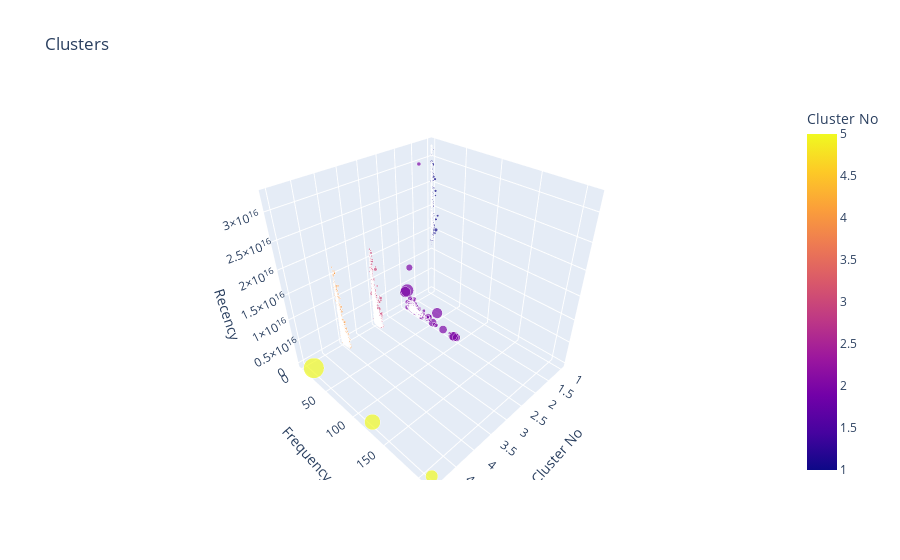

Notebook code cell kept with this figure:
### Code cell
#This can be used for interactive plots
px.scatter_3d(df_RFM.to_pandas(), 
              x='Cluster No', 
              y='Frequency', 
              z='Recency',
              size='Monetary',
              
              color='Cluster No', title='Clusters')

### Figure 1 — Plotly figure (JSON) as saved in the notebook; plotly's stock layout.template omitted (floating-point values rounded to 4 significant figures; data arrays with more than 128 entries replaced by an {"elided": "..."} marker saying what was removed)
{"data": [{"hovertemplate": "Cluster No=%{marker.color}<br>Frequency=%{y}<br>Recency=%{z}<br>Monetary=%{marker.size}<extra></extra>", "legendgroup": "", "marker": {"color": {"elided": "4297 int values"}, "coloraxis": "coloraxis", "size": {"elided": "4297 float values"}, "sizemode": "area", "sizeref": 83.33, "symbol": "circle"}, "mode": "markers", "name": "", "scene": "scene", "showlegend": false, "type": "scatter3d", "x": {"elided": "4297 int values"}, "y": {"elided": "4297 int values"}, "z": {"elided": "4297 int values"}}], "layout": {"coloraxis": {"colorbar": {"title": {"text": "Cluster No"}}, "colorscale": [[0, "#0d0887"], [0.1111, "#46039f"], [0.2222, "#7201a8"], [0.3333, "#9c179e"], [0.4444, "#bd3786"], [0.5556, "#d8576b"], [0.6667, "#ed7953"], [0.7778, "#fb9f3a"], [0.8889, "#fdca26"], [1, "#f0f921"]]}, "legend": {"itemsizing": "constant", "tracegroupgap": 0}, "scene": {"domain": {"x": [0, 1], "y": [0, 1]}, "xaxis": {"title": {"text": "Cluster No"}}, "yaxis": {"title": {"text": "Frequency"}}, "zaxis": {"title": {"text": "Recency"}}}, "title": {"text": "Clusters"}}}
